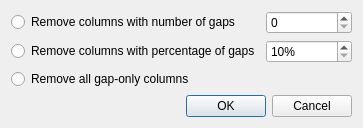
<?xml version="1.0" encoding="UTF-8"?>
<ui version="4.0">
 <class>DeleteGapsDialog</class>
 <widget class="QDialog" name="DeleteGapsDialog">
  <property name="geometry">
   <rect>
    <x>0</x>
    <y>0</y>
    <width>363</width>
    <height>120</height>
   </rect>
  </property>
  <property name="windowTitle">
   <string>Remove columns of gaps</string>
  </property>
  <layout class="QVBoxLayout" name="verticalLayout">
   <item>
    <layout class="QGridLayout" name="gridLayout">
     <item row="0" column="0">
      <widget class="QRadioButton" name="absoluteRadioButton">
       <property name="text">
        <string>Remove columns with number of gaps</string>
       </property>
      </widget>
     </item>
     <item row="0" column="1">
      <widget class="QSpinBox" name="absoluteSpinBox"/>
     </item>
     <item row="1" column="0">
      <widget class="QRadioButton" name="relativeRadioButton">
       <property name="text">
        <string>Remove columns with percentage of gaps</string>
       </property>
      </widget>
     </item>
     <item row="1" column="1">
      <widget class="QSpinBox" name="relativeSpinBox">
       <property name="suffix">
        <string comment="%">%</string>
       </property>
       <property name="minimum">
        <number>10</number>
       </property>
       <property name="maximum">
        <number>100</number>
       </property>
      </widget>
     </item>
     <item row="2" column="0">
      <widget class="QRadioButton" name="allRadioButton">
       <property name="text">
        <string>Remove all gap-only columns</string>
       </property>
      </widget>
     </item>
    </layout>
   </item>
   <item>
    <widget class="QDialogButtonBox" name="buttonBox">
     <property name="standardButtons">
      <set>QDialogButtonBox::Cancel|QDialogButtonBox::Ok</set>
     </property>
    </widget>
   </item>
  </layout>
 </widget>
 <resources/>
 <connections>
  <connection>
   <sender>buttonBox</sender>
   <signal>accepted()</signal>
   <receiver>DeleteGapsDialog</receiver>
   <slot>accept()</slot>
   <hints>
    <hint type="sourcelabel">
     <x>181</x>
     <y>99</y>
    </hint>
    <hint type="destinationlabel">
     <x>181</x>
     <y>59</y>
    </hint>
   </hints>
  </connection>
  <connection>
   <sender>buttonBox</sender>
   <signal>rejected()</signal>
   <receiver>DeleteGapsDialog</receiver>
   <slot>reject()</slot>
   <hints>
    <hint type="sourcelabel">
     <x>181</x>
     <y>99</y>
    </hint>
    <hint type="destinationlabel">
     <x>181</x>
     <y>59</y>
    </hint>
   </hints>
  </connection>
 </connections>
</ui>
